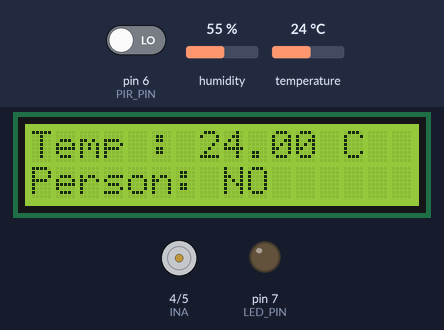
Bench run of a sketch on a simulated Arduino Uno, built with avr-gcc and run on an emulated ATmega328P. Shown: 16×2 character LCD, motor-driver pin pairs drawn as motors (green arrow = first pin HIGH = forward, orange = second pin HIGH = backward, longer = more drive), output pins drawn as LEDs (lit = HIGH). The test bench sets the inputs (shaded band); at power-on: pin 6 (PIR_PIN) LOW, temperature 24 °C, humidity 55 %.

Above: at 1.2 s.
1.3 s: pin 6 (PIR_PIN) driven HIGH
At 3.0 s:
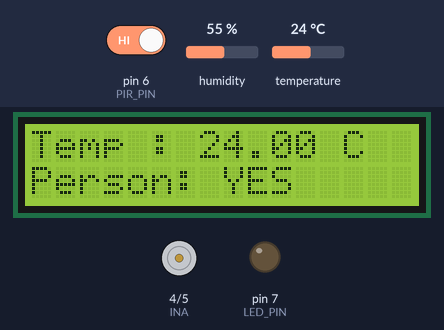
4.0 s: temperature set to 26 °C
At 5.2 s:
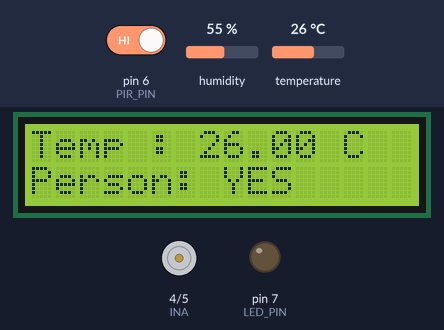
6.7 s: temperature set to 29 °C
At 9.5 s:
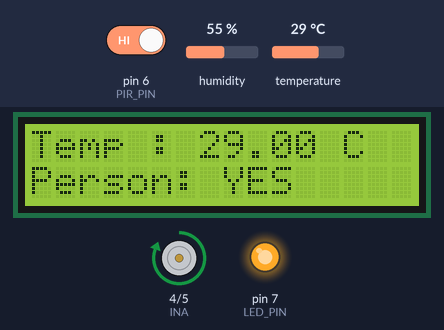
9.8 s: pin 6 (PIR_PIN) driven LOW
At 11.8 s:
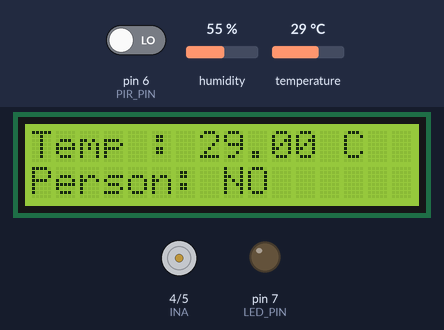
12.5 s: temperature set to 12 °C
At 15.0 s:
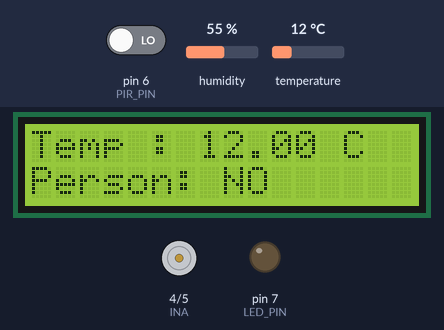
Timing chart, 0 to 16.5 s (numbered marks = the images above; inputs shaded):
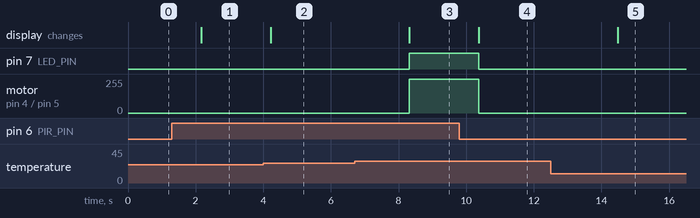

Measured:
- the behaviour switches between 27 and 28 °C on temperature (found by bisection; images 2 and 3)
- after the input at 1.3 s, the display: changes after 0.87 s (image 1)
- after the input at 4.0 s, the display: changes after 0.22 s (image 2)
- after the input at 6.7 s, pin 7 (LED_PIN): LOW → HIGH after 1.6 s; motor on pin 4 (INA) / pin 5 (INB): stopped → forward 255/255 after 1.6 s; the display: changes after 1.6 s (image 3)
- after the input at 9.8 s, pin 7 (LED_PIN): HIGH → LOW after 0.57 s; motor on pin 4 (INA) / pin 5 (INB): forward 255/255 → stopped after 0.57 s; the display: changes after 0.57 s (image 4)
- after the input at 12.5 s, the display: changes after 2.0 s (image 5)

The sketch:

main-coding.ino
```cpp
#include <DHT.h>
#include <Wire.h>
#include <LiquidCrystal_I2C.h>

// ===== CONFIGURATION  =====
#define DHTPIN 2
#define DHTTYPE DHT11

#define PIR_PIN 6
#define INA 4
#define INB 5
#define LED_PIN 7

float temperatureThreshold = 28.0;

// ===== OBJECTS  =====
DHT dht(DHTPIN, DHTTYPE);
LiquidCrystal_I2C lcd(0x27, 16, 2);

void setup() {
  Serial.begin(9600);

  pinMode(PIR_PIN, INPUT);
  pinMode(INA, OUTPUT);
  pinMode(INB, OUTPUT);
  pinMode(LED_PIN, OUTPUT);

  digitalWrite(INA, LOW);
  digitalWrite(INB, LOW);

  dht.begin();
  lcd.init();
  lcd.backlight();
  lcd.clear();
}

void loop() {
  float temperature = dht.readTemperature();
  int pir = digitalRead(PIR_PIN);

  if (isnan(temperature)) return;

  // ===== LCD LINE 1 =====
  lcd.setCursor(0,0);
  lcd.print("Temp : ");
  lcd.print(temperature);
  lcd.print(" C  ");

  // ===== LCD LINE 2 =====
lcd.setCursor(0,1);
lcd.print("Person: ");
if (pir == HIGH) {
  lcd.print("YES ");
} else {
  lcd.print("NO  ");
}

  // ===== FAN LOGIC (DO NOT MODIFY) =====
  if (temperature >= temperatureThreshold && pir == HIGH) {
    digitalWrite(INA, HIGH);
    digitalWrite(INB, LOW);
    digitalWrite(LED_PIN, HIGH);
  } else {
    digitalWrite(INA, LOW);
    digitalWrite(INB, LOW);
    digitalWrite(LED_PIN, LOW);
  }

  delay(2000);
}
```
